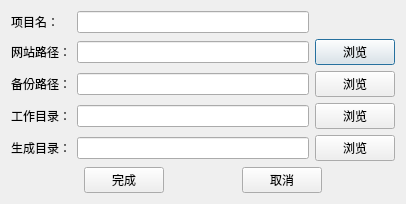
<?xml version="1.0" encoding="UTF-8"?>
<ui version="4.0">
 <class>CreateProject</class>
 <widget class="QDialog" name="CreateProject">
  <property name="geometry">
   <rect>
    <x>0</x>
    <y>0</y>
    <width>406</width>
    <height>187</height>
   </rect>
  </property>
  <property name="windowTitle">
   <string>新建项目</string>
  </property>
  <layout class="QVBoxLayout" name="verticalLayout">
   <item>
    <layout class="QGridLayout" name="gridLayout">
     <item row="0" column="0">
      <widget class="QLabel" name="label">
       <property name="text">
        <string>项目名：</string>
       </property>
      </widget>
     </item>
     <item row="0" column="1">
      <widget class="QLineEdit" name="edt_project_name"/>
     </item>
     <item row="1" column="0">
      <widget class="QLabel" name="label_2">
       <property name="text">
        <string>网站路径：</string>
       </property>
      </widget>
     </item>
     <item row="1" column="1">
      <widget class="QLineEdit" name="edt_website_path"/>
     </item>
     <item row="1" column="2">
      <widget class="QPushButton" name="btn_browse_website_path">
       <property name="text">
        <string>浏览</string>
       </property>
      </widget>
     </item>
     <item row="2" column="0">
      <widget class="QLabel" name="label_3">
       <property name="text">
        <string>备份路径：</string>
       </property>
      </widget>
     </item>
     <item row="2" column="1">
      <widget class="QLineEdit" name="edt_backup_path"/>
     </item>
     <item row="2" column="2">
      <widget class="QPushButton" name="btn_browse_backup_path">
       <property name="text">
        <string>浏览</string>
       </property>
      </widget>
     </item>
     <item row="3" column="0">
      <widget class="QLabel" name="label_5">
       <property name="text">
        <string>工作目录：</string>
       </property>
      </widget>
     </item>
     <item row="3" column="1">
      <widget class="QLineEdit" name="edt_work_path"/>
     </item>
     <item row="3" column="2">
      <widget class="QPushButton" name="btn_browse_work_path">
       <property name="text">
        <string>浏览</string>
       </property>
      </widget>
     </item>
     <item row="4" column="0">
      <widget class="QLabel" name="label_4">
       <property name="text">
        <string>生成目录：</string>
       </property>
      </widget>
     </item>
     <item row="4" column="1">
      <widget class="QLineEdit" name="edt_build_path"/>
     </item>
     <item row="4" column="2">
      <widget class="QPushButton" name="btn_browse_build_path">
       <property name="text">
        <string>浏览</string>
       </property>
      </widget>
     </item>
    </layout>
   </item>
   <item>
    <layout class="QHBoxLayout" name="horizontalLayout">
     <item>
      <spacer name="horizontalSpacer_2">
       <property name="orientation">
        <enum>Qt::Horizontal</enum>
       </property>
       <property name="sizeHint" stdset="0">
        <size>
         <width>40</width>
         <height>20</height>
        </size>
       </property>
      </spacer>
     </item>
     <item>
      <widget class="QPushButton" name="btn_ok">
       <property name="text">
        <string>完成</string>
       </property>
      </widget>
     </item>
     <item>
      <spacer name="horizontalSpacer">
       <property name="orientation">
        <enum>Qt::Horizontal</enum>
       </property>
       <property name="sizeHint" stdset="0">
        <size>
         <width>40</width>
         <height>20</height>
        </size>
       </property>
      </spacer>
     </item>
     <item>
      <widget class="QPushButton" name="btn_cancel">
       <property name="text">
        <string>取消</string>
       </property>
      </widget>
     </item>
     <item>
      <spacer name="horizontalSpacer_3">
       <property name="orientation">
        <enum>Qt::Horizontal</enum>
       </property>
       <property name="sizeHint" stdset="0">
        <size>
         <width>40</width>
         <height>20</height>
        </size>
       </property>
      </spacer>
     </item>
    </layout>
   </item>
  </layout>
 </widget>
 <resources/>
 <connections/>
</ui>
